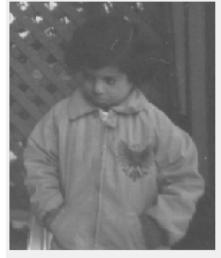
#> input picture pout-dark.jpg, 221 x 258 px
$ jupyter execute LAB5.ipynb
#> lines starting #> are read from the running program, lines starting #| are printed output that depends on the picture
**IMPORTING LIBRARIES**

[cell 1]
import cv2
import numpy as np
import matplotlib.pyplot as plt
from skimage import exposure
from skimage.exposure import match_histograms

**READING DATASET AND PERFORMING USER DEFINED HISTOGRAM EQUALISATION**

[cell 2]
# using inbuilt function for opencv

img = cv2.imread('pout-dark.jpg' ,0)
#> img is the input picture: shape (258, 221); min 70, max 255, mean 123.5
equ = cv2.equalizeHist(img)
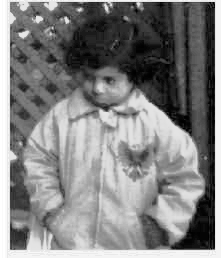
#> equ: shape (258, 221); min 0, max 255, mean 129.3
res = np.hstack((img,equ)) #stacking images side-by-side
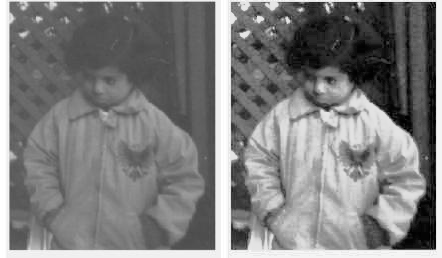
#> res: shape (258, 442); min 0, max 255, mean 126.4
plt.imshow(res, cmap = 'gray')
plt.show()

**CODE FOR USER DEFINED HISTOGRAM PLOTING (RED) INCLUDING CDF(BLUE) OF IT**

[cell 3]
def histogram(img):
    hist, bins = np.histogram(img.flatten(), 256, [0, 256])
    cdf = hist.cumsum()
    cdf_normalized = cdf * hist.max() / cdf.max()
    plt.plot(cdf_normalized, color='b')
    plt.hist(img.flatten(), 256, [0, 256], color='r')
    plt.xlim([0, 256])
    plt.legend(('cdf', 'histogram'), loc='upper left')
    plt.show()

**USER DEFINED HISTOGRAM EQUALISATION**

[cell 4]
# using userdefined function hist equlisation


def histeq(img):
    hist, bins = np.histogram(img.flatten(), 256, [0, 256])
#> hist = 256 values, max 1984 at index 240, min 0 at index 0, mean 222.7; bins = 257 values from 0 to 256
    cdf = hist.cumsum()
#> cdf = 256 values from 0 to 57018
    cdf_normalized = cdf * hist.max() / cdf.max()
#> cdf_normalized = 256 values from 0 to 1984
    histogram(img)
#> in histogram, `hist, bins = np.histogram(img.flatten(), 256, [0, 256])`: bins = 257 values from 0 to 256
#> in histogram, `cdf = hist.cumsum()`: cdf = 256 values from 0 to 57018
#> in histogram, `cdf_normalized = cdf * hist.max() / cdf.max()`: cdf_normalized = 256 values from 0 to 1984
#> in histogram, `plt.show()`:
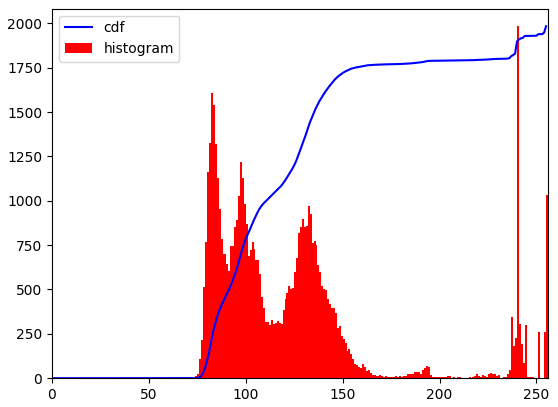
#> figure drawn by matplotlib, 1 panel; tallest bar 1984 high, from x = 240 to 241; curve peaks at x = 255, y = 1984
    cdf_m = np.ma.masked_equal(cdf,0)
    cdf_m = (cdf_m - cdf_m.min())*255/(cdf_m.max()-cdf_m.min())
    cdf = np.ma.filled(cdf_m,0).astype('uint8')
#> cdf = 256 values from 0 to 255
    img2 = cdf[img]
    hist, bins = np.histogram(img2.flatten(), 256, [0, 256])
#> hist = 256 values, max 1984 at index 243, min 0 at index 2, mean 222.7
    cdf = hist.cumsum()
#> cdf = 256 values from 143 to 57018
    cdf_normalized = cdf * hist.max() / cdf.max()
#> cdf_normalized = 256 values from 4.98 to 1984
    histogram(img2)
#> in histogram (call 2), `cdf = hist.cumsum()`: cdf = 256 values from 143 to 57018
#> in histogram (call 2), `cdf_normalized = cdf * hist.max() / cdf.max()`: cdf_normalized = 256 values from 4.98 to 1984
#> in histogram (call 2), `plt.show()`:
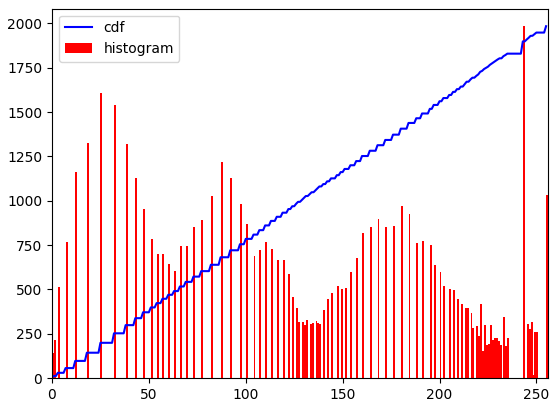
#> figure drawn by matplotlib, 1 panel; tallest bar 1984 high, from x = 243 to 244; curve peaks at x = 255, y = 1984
    return img2


img2 = histeq(img)
res = np.hstack((img,img2)) #stacking images side-by-side
plt.imshow(res, cmap = 'gray')

**INBULT FUNCTION FOR HISTOGRAM MATCHING**

[cell 5]
# lets perform histogram matching using inbuilt function

img = cv2.imread('pout-dark.jpg' ,0)
ref_image = cv2.imread('pout-bright.jpg' ,0)
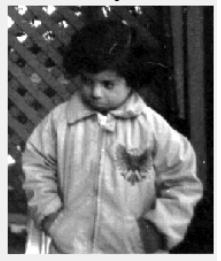
#> input picture pout-bright.jpg, 221 x 261 px
#> ref_image is the input picture: shape (261, 221); min 0, max 255, mean 114.2
matched = match_histograms(img, ref_image, channel_axis= None)
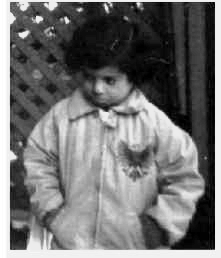
#> matched: shape (258, 221) float64; min 0, max 255, mean 115.1
plt.imshow(matched , cmap = 'gray')
plt.show()

**CODE FOR USER DEFINED HISTOGRAM MATCHING AND INCLUDING HISOGRAM PLOT**

[cell 6]
import numpy as np
import matplotlib.pyplot as plt


def histmatch(img, ref_image):
    # Calculate the histograms of the input images
    img_hist, _ = np.histogram(img, bins=256, range=(0, 255))
#> img_hist = 256 values, max 1984 at index 240, min 0 at index 0, mean 222.7
    histogram(img)
    ref_hist, _ = np.histogram(ref_image, bins=256, range=(0, 255))
#> ref_hist = 256 values, max 1953 at index 240, min 35 at index 251, mean 225.3
    histogram(ref_image)
#> in histogram (call 4), `hist, bins = np.histogram(img.flatten(), 256, [0, 256])`: hist has the same summary as ref_hist in histmatch
#> in histogram (call 4), `cdf = hist.cumsum()`: cdf = 256 values from 302 to 57681
#> in histogram (call 4), `cdf_normalized = cdf * hist.max() / cdf.max()`: cdf_normalized = 256 values from 10.23 to 1953
#> in histogram (call 4), `plt.show()`:
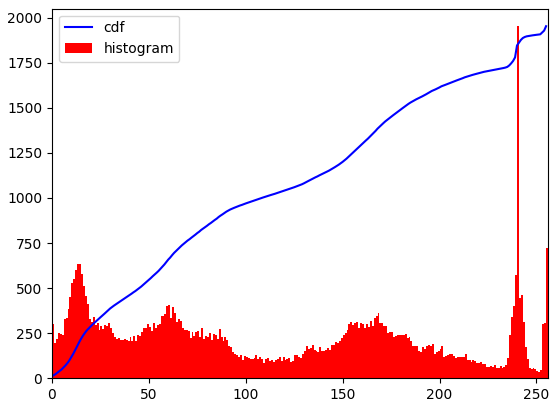
#> figure drawn by matplotlib, 1 panel; tallest bar 1953 high, from x = 240 to 241; curve peaks at x = 255, y = 1953

    # Normalize the histograms
    img_hist = img_hist / img_hist.sum()
#> img_hist = 256 values, max 0.0348 at index 240, min 0 at index 0, mean 0.00391
    ref_hist = ref_hist / ref_hist.sum()
#> ref_hist = 256 values, max 0.0339 at index 240, min 0.000607 at index 251, mean 0.00391

    # Calculate the cumulative distribution functions (CDFs)
    img_cdf = np.cumsum(img_hist)
#> img_cdf = 256 values from 0 to 1
    ref_cdf = np.cumsum(ref_hist)
#> ref_cdf = 256 values from 0.00524 to 1

    # Create a look-up table (LUT) to map the intensities of the image to the intensities of the reference image
    lut = np.zeros(256, dtype=np.uint8)
    for i in range(256):
        lut[i] = (np.abs(ref_cdf - img_cdf[i])).argmin()
#> after the loop, lut = 256 values from 0 to 255

    # Apply the LUT to the input image to get the histogram-matched image
    matched_img = lut[img]
    histogram(matched_img)
#> in histogram (call 5), `hist, bins = np.histogram(img.flatten(), 256, [0, 256])`: hist = 256 values, max 1984 at index 241, min 0 at index 1, mean 222.7
#> in histogram (call 5), `cdf = hist.cumsum()`: cdf = 256 values from 357 to 57018
#> in histogram (call 5), `cdf_normalized = cdf * hist.max() / cdf.max()`: cdf_normalized = 256 values from 12.42 to 1984
#> in histogram (call 5), `plt.show()`:
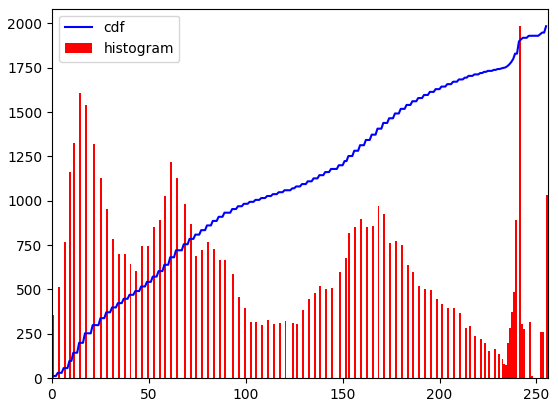
#> figure drawn by matplotlib, 1 panel; tallest bar 1984 high, from x = 241 to 242; curve peaks at x = 255, y = 1984


    return matched_img


matched_user = histmatch(img,ref_image)
plt.imshow(matched_user , cmap = 'gray')
plt.show()
